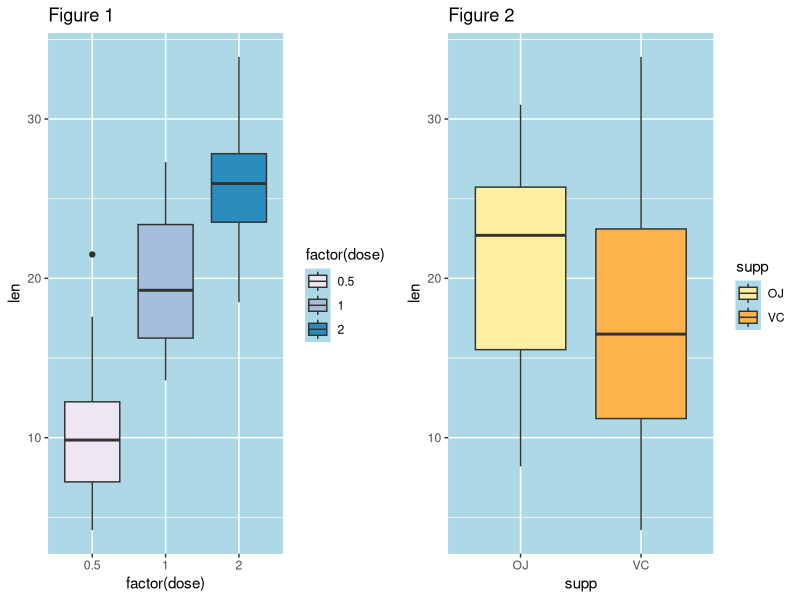

Source code (R): (Note: this script raises an error after producing the figure.)
## ---- chunk 1
knitr::opts_chunk$set(echo = TRUE)
## ---- chunk 2
library(datasets)
library(ggplot2)
library(RColorBrewer)
library(grDevices)

data(ToothGrowth)
attach(ToothGrowth)

#A first look shows us that there are 3 variables and 60 observations
str(ToothGrowth)

#Shows that the dose is in .5 increments with 3 unique levels - converted to factors
summary(ToothGrowth)
unique(ToothGrowth$dose)
ToothGrowth$dose<-as.factor(ToothGrowth$dose)

## ---- chunk 3
require(gridExtra)

theme <- theme(
  panel.background = element_rect(fill = "lightblue",
                                colour = "lightblue",
                                size = 0.5, linetype = "solid"),
  panel.grid.major = element_line(size = 0.5, linetype = 'solid',
                                colour = "white"), 
  panel.grid.minor = element_line(size = 0.25, linetype = 'solid',
                                colour = "white")
  ) 

plot1 <- ggplot(aes(x = factor(dose), y = len), data = ToothGrowth) + geom_boxplot(aes(fill = factor(dose))) + theme + scale_fill_brewer(palette="PuBu") + labs(title = "Figure 1")

plot2 <- ggplot(aes(x = supp, y = len), data = ToothGrowth) + geom_boxplot(aes(fill = supp)) + theme + scale_fill_brewer(palette="YlOrRd") + labs(title = "Figure 2")

grid.arrange(plot1, plot2, ncol=2)
## ---- chunk 4
ggplot(aes(x = supp, y = len), data = ToothGrowth) + geom_boxplot(aes(fill = supp)) + facet_wrap(~ dose) + theme + scale_fill_brewer(palette="YlOrRd")+ labs(title = "Figure 3") + annotate("text", x = 1.5, y = 2, label = c("p = .03","p = .0005","p = .5"))
## ---- chunk 5
#This operation splits the data frame by dose and supplement type. The result is a list 6 data frames each with 10 observations controlled for dose and supplement type.

split_tooth <- split(ToothGrowth, f = list(ToothGrowth$dose, ToothGrowth$supp))
## ---- chunk 6
aggregate(len,list(supp,dose),mean)
aggregate(len,list(supp,dose),sd)
## ---- chunk 7
t.test(c(split_tooth[[1]]$len,split_tooth[[2]]$len,split_tooth[[3]]$len),c(split_tooth[[4]]$len,split_tooth[[5]]$len,split_tooth[[6]]$len), alternative = "greater")$p.value
## ---- chunk 8
t.test(split_tooth[[1]]$len,split_tooth[[4]]$len, alternative = "greater")$p.value
## ---- chunk 9
t.test(split_tooth[[2]]$len,split_tooth[[5]]$len, alternative = "greater")$p.value
## ---- chunk 10
t.test(split_tooth[[3]]$len,split_tooth[[6]]$len, alternative = "greater")$p.value
## ---- chunk 11
t.test(c(split_tooth[[1]]$len,split_tooth[[4]]$len),c(split_tooth[[2]]$len,split_tooth[[5]]$len), alternative = "less")$p.value
## ---- chunk 12
t.test(c(split_tooth[[1]]$len,split_tooth[[4]]$len),c(split_tooth[[3]]$len,split_tooth[[6]]$len), alternative = "less")$p.value
## ---- chunk 13
t.test(c(split_tooth[[2]]$len,split_tooth[[5]]$len),c(split_tooth[[3]]$len,split_tooth[[6]]$len), alternative = "less")$p.value
